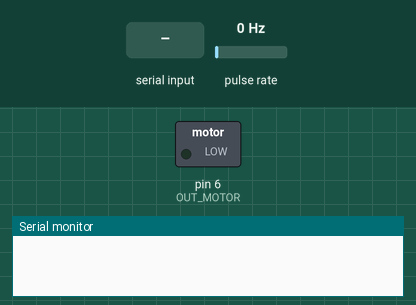
Bench run of a sketch on a simulated Arduino Uno, built with avr-gcc and run on an emulated ATmega328P. Parts: switched loads named in the sketch (green lamp = pin HIGH), the last lines printed to the serial monitor. Wiring (inferred from the names in the program): pulse sensor: data pin 2. The test bench sets the inputs (shaded band); at power-on: pulse rate 0 Hz.

Above: at 1.2 s.
1.3 s: "start\n" received over Serial
At 1.6 s:
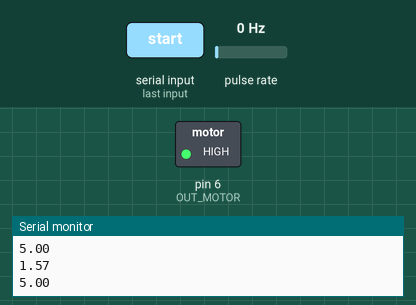
Timing chart, 0 to 4.3 s (numbered marks = the images above; inputs shaded):
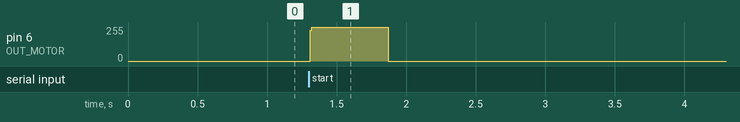

The sketch:

PID_solo.ino
```cpp
#include "TimerOne.h"
#include "PID_v1.h"

#define IN_ENCODER 2 // A1
#define OUT_MOTOR 6
#define INIT_POS 1.5708 // 90 degrees
#define KP 28.45
#define KI 46.91
#define KD 3.735 // -0.09

String strcompare;
bool read_f=false;
int temp=0;
volatile int pulses=0;
bool control = false;
bool pulsed = false;
double pos;
double Output = 0;
uint16_t angle[50];
double Sp[10] = {1.5708*0.1, 1.5708*0.2, 1.5708*0.3,1.5708*0.4, 1.5708*0.5,1.5708*0.6, 1.5708*0.7,1.5708*0.8, 1.5708*0.9,1.5708};
double Setpoint=0;
PID myPID(&pos, &Output, &Setpoint,KP,KI,KD, DIRECT);

// the setup routine runs once when you press reset:
void setup() {
  // initialize serial communication at 9600 bits per second:
  Serial.begin(9600);
  pinMode(OUT_MOTOR,OUTPUT);
  pinMode(IN_ENCODER,INPUT);
  attachInterrupt(digitalPinToInterrupt(IN_ENCODER), pulse, RISING);
  Timer1.initialize(10000); // Sets period to 10 mseconds
  Timer1.attachInterrupt(clk); // Calls function "clk"
  digitalWrite(OUT_MOTOR, LOW);
  myPID.SetSampleTime(10); // 10ms
}

void pulse(){
  //pulsed = true;
  if (read_f) pulses++;
}

void clk()
{
  if((read_f)&&(temp<50)){ // temp < 0.5 second
    control=true;
    /*
    if(temp<10) Setpoint=Sp[temp]; else Setpoint=Sp[9];
    angle[temp]= pulses;
    temp++;
    pos = pulses*0.07854;
    myPID.Compute();
    Serial.println(Output*255/10);
    Output = abs(Output) < 10 ? abs(Output) : 10;
    analogWrite(OUT_MOTOR, Output*255/10); // convert to 0~20V
    */
  } else if(!read_f){
    digitalWrite(OUT_MOTOR, LOW);
    pulses=0;
  }
}

void loop() {
  // flag when there is a pulse on encoder
  /*if (pulsed && read_f) {
    pulses++;
    pulsed = false;
  }*/

  // flag when should activate controller
  if (control) {
    if(temp<10) Setpoint=Sp[temp]; else Setpoint=Sp[9];
    angle[temp]= pulses;
    temp++;
    pos = pulses*0.0628;
    myPID.Compute();
    Serial.println(Setpoint);
    Output = Output < 5 ? Output : 5;
    Output = Output > 0 ? Output : 0;
    Serial.println(Output);
    analogWrite(OUT_MOTOR, Output*255/5); // convert to 0~5V
    control=false;
  }

  // case should START control run
  if(Serial.available()>0){
    strcompare = Serial.readStringUntil('\n');
    Serial.println(strcompare);
    if (strcompare == "start"){
      read_f=true;
      myPID.SetMode(AUTOMATIC);
    }
  }

  // case control run has ENDED
  if (temp == 50) {
    read_f=false;
    Serial.println("position: ");
    for (int i=0; i<50; i++){
      Serial.println(angle[i]);
    }
    temp=0;
  }
}
```

Measured:
- after the input at 1.3 s, pin 6 (OUT_MOTOR): 0/255 → 255/255 at once, → 0/255 0.56 s later
